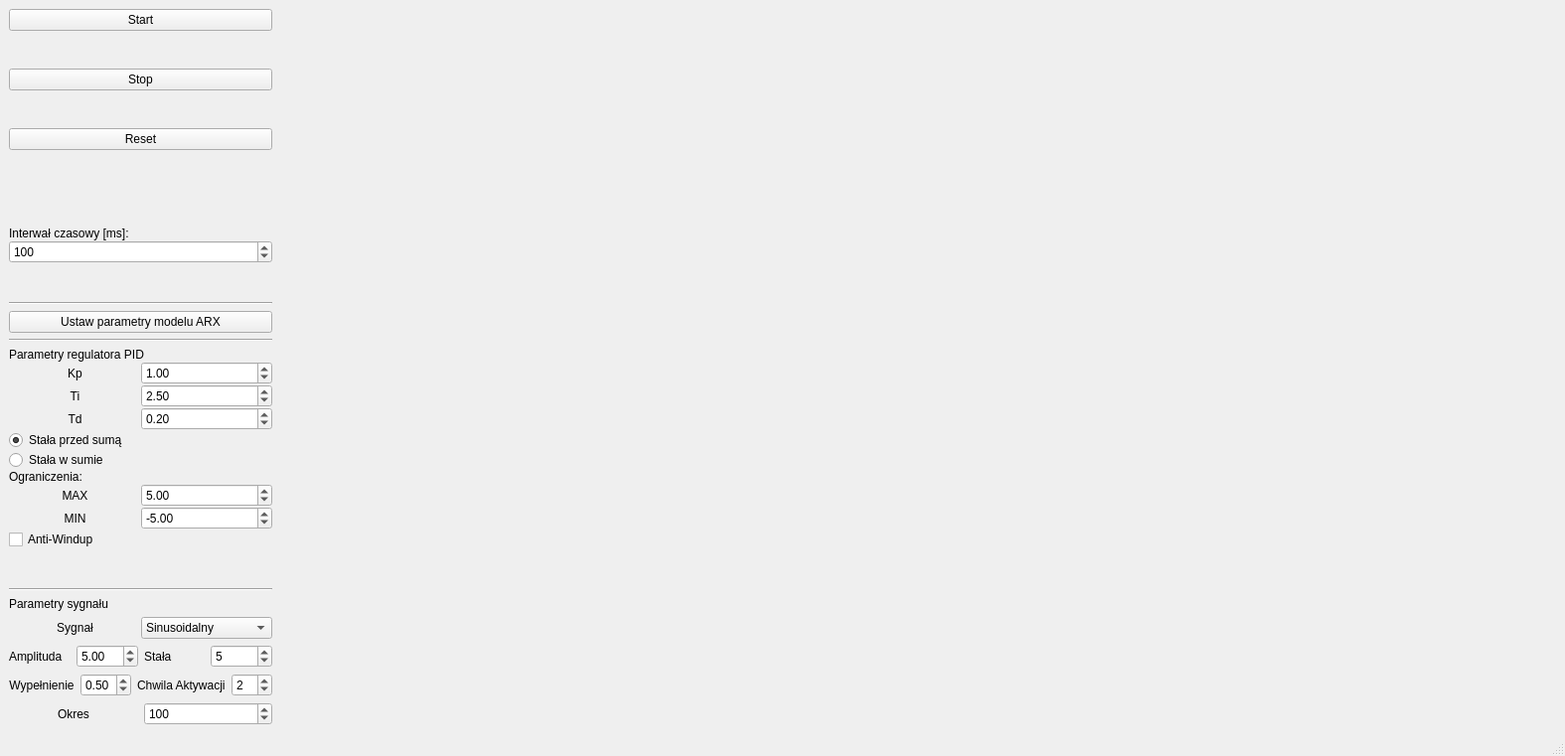
<?xml version="1.0" encoding="UTF-8"?>
<ui version="4.0">
 <class>MainWindow</class>
 <widget class="QMainWindow" name="MainWindow">
  <property name="geometry">
   <rect>
    <x>0</x>
    <y>0</y>
    <width>1575</width>
    <height>761</height>
   </rect>
  </property>
  <property name="windowTitle">
   <string>MainWindow</string>
  </property>
  <widget class="QWidget" name="centralwidget">
   <layout class="QFormLayout" name="formLayout">
    <item row="0" column="0">
     <layout class="QVBoxLayout" name="verticalLayout_6">
      <item>
       <layout class="QVBoxLayout" name="verticalLayout_3">
        <property name="spacing">
         <number>0</number>
        </property>
        <item>
         <widget class="QPushButton" name="start_pushButton">
          <property name="text">
           <string>Start</string>
          </property>
         </widget>
        </item>
        <item>
         <spacer name="verticalSpacer_4">
          <property name="orientation">
           <enum>Qt::Vertical</enum>
          </property>
          <property name="sizeHint" stdset="0">
           <size>
            <width>20</width>
            <height>40</height>
           </size>
          </property>
         </spacer>
        </item>
        <item>
         <widget class="QPushButton" name="stop_pushButton">
          <property name="text">
           <string>Stop</string>
          </property>
         </widget>
        </item>
        <item>
         <spacer name="verticalSpacer_5">
          <property name="orientation">
           <enum>Qt::Vertical</enum>
          </property>
          <property name="sizeHint" stdset="0">
           <size>
            <width>20</width>
            <height>40</height>
           </size>
          </property>
         </spacer>
        </item>
        <item>
         <widget class="QPushButton" name="reset_pushButton">
          <property name="text">
           <string>Reset</string>
          </property>
         </widget>
        </item>
        <item>
         <spacer name="verticalSpacer_6">
          <property name="orientation">
           <enum>Qt::Vertical</enum>
          </property>
          <property name="sizeHint" stdset="0">
           <size>
            <width>20</width>
            <height>40</height>
           </size>
          </property>
         </spacer>
        </item>
        <item>
         <spacer name="verticalSpacer">
          <property name="orientation">
           <enum>Qt::Vertical</enum>
          </property>
          <property name="sizeHint" stdset="0">
           <size>
            <width>20</width>
            <height>40</height>
           </size>
          </property>
         </spacer>
        </item>
        <item>
         <widget class="QLabel" name="label_15">
          <property name="text">
           <string>Interwał czasowy [ms]:</string>
          </property>
         </widget>
        </item>
        <item>
         <widget class="QSpinBox" name="interwal_spinBox">
          <property name="font">
           <font>
            <pointsize>9</pointsize>
           </font>
          </property>
          <property name="maximum">
           <number>1000</number>
          </property>
          <property name="singleStep">
           <number>10</number>
          </property>
          <property name="value">
           <number>100</number>
          </property>
         </widget>
        </item>
       </layout>
      </item>
      <item>
       <spacer name="verticalSpacer_2">
        <property name="orientation">
         <enum>Qt::Vertical</enum>
        </property>
        <property name="sizeHint" stdset="0">
         <size>
          <width>20</width>
          <height>40</height>
         </size>
        </property>
       </spacer>
      </item>
      <item>
       <widget class="Line" name="line">
        <property name="orientation">
         <enum>Qt::Horizontal</enum>
        </property>
       </widget>
      </item>
      <item>
       <layout class="QVBoxLayout" name="verticalLayout_4">
        <property name="spacing">
         <number>2</number>
        </property>
        <item>
         <layout class="QHBoxLayout" name="horizontalLayout_14"/>
        </item>
        <item>
         <widget class="QPushButton" name="parametryARX_pushButton">
          <property name="text">
           <string>Ustaw parametry modelu ARX</string>
          </property>
         </widget>
        </item>
        <item>
         <layout class="QHBoxLayout" name="horizontalLayout_15"/>
        </item>
       </layout>
      </item>
      <item>
       <widget class="Line" name="line_2">
        <property name="orientation">
         <enum>Qt::Horizontal</enum>
        </property>
       </widget>
      </item>
      <item>
       <layout class="QVBoxLayout" name="verticalLayout">
        <property name="spacing">
         <number>0</number>
        </property>
        <item>
         <widget class="QLabel" name="label">
          <property name="text">
           <string>Parametry regulatora PID</string>
          </property>
         </widget>
        </item>
        <item>
         <layout class="QHBoxLayout" name="horizontalLayout">
          <item>
           <widget class="QLabel" name="label_2">
            <property name="text">
             <string>Kp</string>
            </property>
            <property name="alignment">
             <set>Qt::AlignCenter</set>
            </property>
           </widget>
          </item>
          <item>
           <widget class="QDoubleSpinBox" name="kp_doubleSpinBox">
            <property name="singleStep">
             <double>0.100000000000000</double>
            </property>
            <property name="value">
             <double>1.000000000000000</double>
            </property>
           </widget>
          </item>
         </layout>
        </item>
        <item>
         <layout class="QHBoxLayout" name="horizontalLayout_2">
          <item>
           <widget class="QLabel" name="label_3">
            <property name="text">
             <string>Ti</string>
            </property>
            <property name="alignment">
             <set>Qt::AlignCenter</set>
            </property>
           </widget>
          </item>
          <item>
           <widget class="QDoubleSpinBox" name="ti_doubleSpinBox">
            <property name="singleStep">
             <double>0.100000000000000</double>
            </property>
            <property name="value">
             <double>2.500000000000000</double>
            </property>
           </widget>
          </item>
         </layout>
        </item>
        <item>
         <layout class="QHBoxLayout" name="horizontalLayout_3">
          <item>
           <widget class="QLabel" name="label_4">
            <property name="text">
             <string>Td</string>
            </property>
            <property name="alignment">
             <set>Qt::AlignCenter</set>
            </property>
           </widget>
          </item>
          <item>
           <widget class="QDoubleSpinBox" name="td_doubleSpinBox">
            <property name="singleStep">
             <double>0.100000000000000</double>
            </property>
            <property name="value">
             <double>0.200000000000000</double>
            </property>
           </widget>
          </item>
         </layout>
        </item>
        <item>
         <widget class="QRadioButton" name="przedSuma_radioButton">
          <property name="text">
           <string>Stała przed sumą</string>
          </property>
          <property name="checked">
           <bool>true</bool>
          </property>
         </widget>
        </item>
        <item>
         <widget class="QRadioButton" name="wSumie_radioButton">
          <property name="text">
           <string>Stała w sumie</string>
          </property>
         </widget>
        </item>
        <item>
         <widget class="QLabel" name="label_23">
          <property name="text">
           <string>Ograniczenia:</string>
          </property>
         </widget>
        </item>
        <item>
         <layout class="QHBoxLayout" name="horizontalLayout_17">
          <item>
           <widget class="QLabel" name="label_19">
            <property name="text">
             <string>MAX</string>
            </property>
            <property name="alignment">
             <set>Qt::AlignCenter</set>
            </property>
           </widget>
          </item>
          <item>
           <widget class="QDoubleSpinBox" name="uMAX_doubleSpinBox">
            <property name="minimum">
             <double>-100.000000000000000</double>
            </property>
            <property name="maximum">
             <double>100.000000000000000</double>
            </property>
            <property name="value">
             <double>5.000000000000000</double>
            </property>
           </widget>
          </item>
         </layout>
        </item>
        <item>
         <layout class="QHBoxLayout" name="horizontalLayout_16">
          <item>
           <widget class="QLabel" name="label_22">
            <property name="text">
             <string>MIN</string>
            </property>
            <property name="alignment">
             <set>Qt::AlignCenter</set>
            </property>
           </widget>
          </item>
          <item>
           <widget class="QDoubleSpinBox" name="uMIN_doubleSpinBox">
            <property name="minimum">
             <double>-100.000000000000000</double>
            </property>
            <property name="maximum">
             <double>100.000000000000000</double>
            </property>
            <property name="value">
             <double>-5.000000000000000</double>
            </property>
           </widget>
          </item>
         </layout>
        </item>
        <item>
         <widget class="QCheckBox" name="AntiWindup_checkbox">
          <property name="text">
           <string>Anti-Windup</string>
          </property>
         </widget>
        </item>
        <item>
         <spacer name="verticalSpacer_3">
          <property name="orientation">
           <enum>Qt::Vertical</enum>
          </property>
          <property name="sizeHint" stdset="0">
           <size>
            <width>20</width>
            <height>40</height>
           </size>
          </property>
         </spacer>
        </item>
       </layout>
      </item>
      <item>
       <widget class="Line" name="line_3">
        <property name="orientation">
         <enum>Qt::Horizontal</enum>
        </property>
       </widget>
      </item>
      <item>
       <layout class="QVBoxLayout" name="verticalLayout_5">
        <item>
         <widget class="QLabel" name="label_21">
          <property name="text">
           <string>Parametry sygnału</string>
          </property>
         </widget>
        </item>
        <item>
         <layout class="QHBoxLayout" name="horizontalLayout_8">
          <property name="spacing">
           <number>0</number>
          </property>
          <item>
           <widget class="QLabel" name="label_14">
            <property name="text">
             <string>Sygnał</string>
            </property>
            <property name="alignment">
             <set>Qt::AlignCenter</set>
            </property>
           </widget>
          </item>
          <item>
           <widget class="QComboBox" name="typSygnalu_comboBox">
            <property name="currentText">
             <string>Sinusoidalny</string>
            </property>
            <property name="currentIndex">
             <number>1</number>
            </property>
            <item>
             <property name="text">
              <string>Skok jednostkowy</string>
             </property>
            </item>
            <item>
             <property name="text">
              <string>Sinusoidalny</string>
             </property>
            </item>
            <item>
             <property name="text">
              <string>Prostokątny</string>
             </property>
            </item>
           </widget>
          </item>
         </layout>
        </item>
        <item>
         <layout class="QHBoxLayout" name="horizontalLayout_9">
          <item>
           <widget class="QLabel" name="label_9">
            <property name="text">
             <string>Amplituda</string>
            </property>
           </widget>
          </item>
          <item>
           <widget class="QDoubleSpinBox" name="amplituda_doubleSpinBox">
            <property name="value">
             <double>5.000000000000000</double>
            </property>
           </widget>
          </item>
          <item>
           <widget class="QLabel" name="label_12">
            <property name="text">
             <string>Stała</string>
            </property>
           </widget>
          </item>
          <item>
           <widget class="QSpinBox" name="stala_spinbox">
            <property name="value">
             <number>5</number>
            </property>
           </widget>
          </item>
         </layout>
        </item>
        <item>
         <layout class="QHBoxLayout" name="horizontalLayout_10">
          <item>
           <widget class="QLabel" name="label_10">
            <property name="text">
             <string>Wypełnienie</string>
            </property>
            <property name="alignment">
             <set>Qt::AlignCenter</set>
            </property>
           </widget>
          </item>
          <item>
           <widget class="QDoubleSpinBox" name="wypelnienie_doubleSpinBox">
            <property name="maximum">
             <double>1.000000000000000</double>
            </property>
            <property name="singleStep">
             <double>0.100000000000000</double>
            </property>
            <property name="value">
             <double>0.500000000000000</double>
            </property>
           </widget>
          </item>
          <item>
           <widget class="QLabel" name="label_13">
            <property name="text">
             <string>Chwila Aktywacji</string>
            </property>
           </widget>
          </item>
          <item>
           <widget class="QSpinBox" name="chwilaAktywacji_spinBox">
            <property name="value">
             <number>2</number>
            </property>
           </widget>
          </item>
         </layout>
        </item>
        <item>
         <layout class="QHBoxLayout" name="horizontalLayout_11">
          <item>
           <widget class="QLabel" name="label_11">
            <property name="text">
             <string>Okres</string>
            </property>
            <property name="alignment">
             <set>Qt::AlignCenter</set>
            </property>
           </widget>
          </item>
          <item>
           <widget class="QSpinBox" name="okres_spinBox">
            <property name="maximum">
             <number>10000</number>
            </property>
            <property name="value">
             <number>100</number>
            </property>
           </widget>
          </item>
         </layout>
        </item>
       </layout>
      </item>
     </layout>
    </item>
    <item row="0" column="1">
     <layout class="QVBoxLayout" name="verticalLayout_7">
      <item>
       <widget class="QCustomPlot" name="wartosci_wykres" native="true"/>
      </item>
      <item>
       <widget class="QCustomPlot" name="sterowanie_wykres" native="true"/>
      </item>
      <item>
       <widget class="QCustomPlot" name="uchyb_wykres" native="true"/>
      </item>
     </layout>
    </item>
   </layout>
  </widget>
  <widget class="QStatusBar" name="statusbar"/>
 </widget>
 <customwidgets>
  <customwidget>
   <class>QCustomPlot</class>
   <extends>QWidget</extends>
   <header>qcustomplot.h</header>
   <container>1</container>
  </customwidget>
 </customwidgets>
 <resources/>
 <connections/>
</ui>
